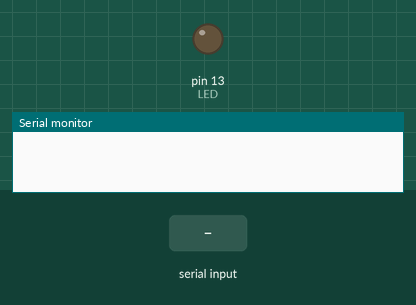
Bench run of a sketch on a simulated Arduino Uno, built with avr-gcc and run on an emulated ATmega328P. On the bench: output pins drawn as LEDs (lit = HIGH), the last lines printed to the serial monitor. Dashed ring = blinking. Inputs (shaded band) come from the test bench.

Above: at 1.2 s.
1.3 s: "a" received over Serial
At 2.1 s:
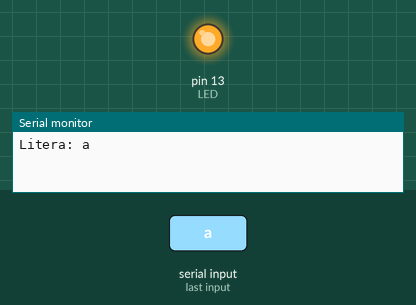
3.8 s: byte 107 ('k') received over Serial
At 6.3 s:
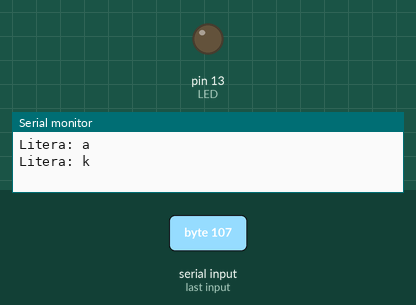
6.8 s: byte 108 ('l') received over Serial
At 7.5 s:
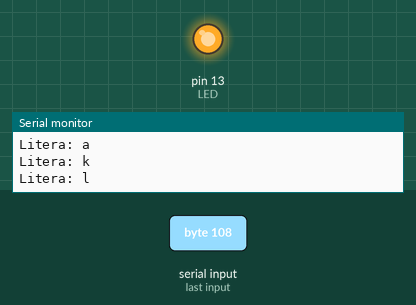
9.8 s: byte 109 ('m') received over Serial
At 10.2 s:
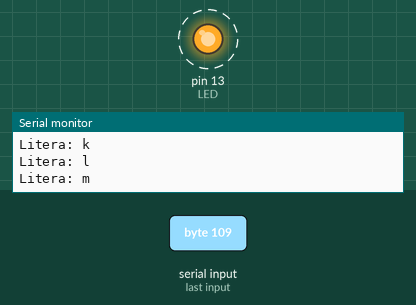
11.3 s: byte 110 ('n') received over Serial
At 13.4 s:
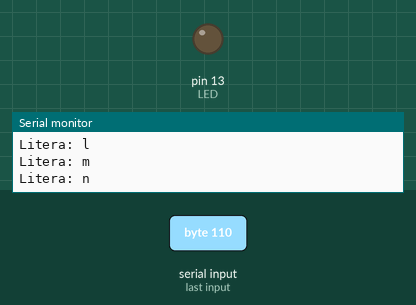
13.5 s: byte 111 ('o') received over Serial
At 16.6 s:
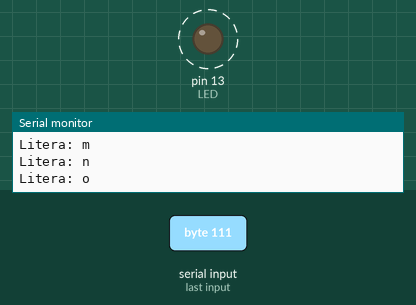
Timing chart, 0 to 17.5 s (numbered marks = the images above; inputs shaded):
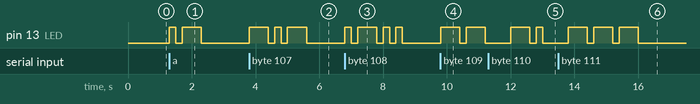

The sketch:

morse_code.ino
```cpp
#define LED 13

int unit = 200;

void setup() {
  pinMode(LED, OUTPUT);
  Serial.begin(9600);
}

void loop() {

  if (Serial.available()) {
    char c = Serial.read();

    if (c >= 'A' && c <= 'Z') c += 32;

    Serial.print("Litera: ");
    Serial.println(c);

    sendMorse(c);
  }
}

void dot() {
  digitalWrite(LED, HIGH);
  delay(unit);
  digitalWrite(LED, LOW);
  delay(unit);
}

void dash() {
  digitalWrite(LED, HIGH);
  delay(3 * unit);
  digitalWrite(LED, LOW);
  delay(unit);
}

void sendMorse(char c) {

  switch(c) {

    case 'a': dot(); dash(); break;
    case 'b': dash(); dot(); dot(); dot(); break;
    case 'c': dash(); dot(); dash(); dot(); break;
    case 'd': dash(); dot(); dot(); break;
    case 'e': dot(); break;
    case 'f': dot(); dot(); dash(); dot(); break;
    case 'g': dash(); dash(); dot(); break;
    case 'h': dot(); dot(); dot(); dot(); break;
    case 'i': dot(); dot(); break;
    case 'j': dot(); dash(); dash(); dash(); break;
    case 'k': dash(); dot(); dash(); break;
    case 'l': dot(); dash(); dot(); dot(); break;
    case 'm': dash(); dash(); break;
    case 'n': dash(); dot(); break;
    case 'o': dash(); dash(); dash(); break;
    case 'p': dot(); dash(); dash(); dot(); break;
    case 'q': dash(); dash(); dot(); dash(); break;
    case 'r': dot(); dash(); dot(); break;
    case 's': dot(); dot(); dot(); break;
    case 't': dash(); break;
    case 'u': dot(); dot(); dash(); break;
    case 'v': dot(); dot(); dot(); dash(); break;
    case 'w': dot(); dash(); dash(); break;
    case 'x': dash(); dot(); dot(); dash(); break;
    case 'y': dash(); dot(); dash(); dash(); break;
    case 'z': dash(); dash(); dot(); dot(); break;

    default:
      Serial.println("Nieznany znak");
  }

  delay(3 * unit);
}
```

Measured:
- after the input at 1.3 s, pin 13 (LED): LOW → HIGH at once, → LOW 0.20 s later, → HIGH 0.20 s later, → LOW 0.60 s later
- after the input at 3.8 s, pin 13 (LED): goes HIGH 0.60 s, LOW 0.20 s, HIGH 0.20 s, LOW 0.20 s, HIGH 0.60 s, then LOW, starting at once
- after the input at 6.8 s, pin 13 (LED): LOW → HIGH at once, → LOW 0.20 s later, → HIGH 0.20 s later, → LOW 0.60 s later, … (8 changes in this stretch)
- after the input at 9.8 s, pin 13 (LED): alternates HIGH for 0.60 s and LOW for 0.20 s, starting at once
- after the input at 11.3 s, pin 13 (LED): LOW → HIGH after 0.70 s, → LOW 0.60 s later, → HIGH 0.20 s later, → LOW 0.20 s later
- after the input at 13.5 s, pin 13 (LED): alternates HIGH for 0.60 s and LOW for 0.20 s, 6 changes in all, then stays LOW, starting after 0.30 s
